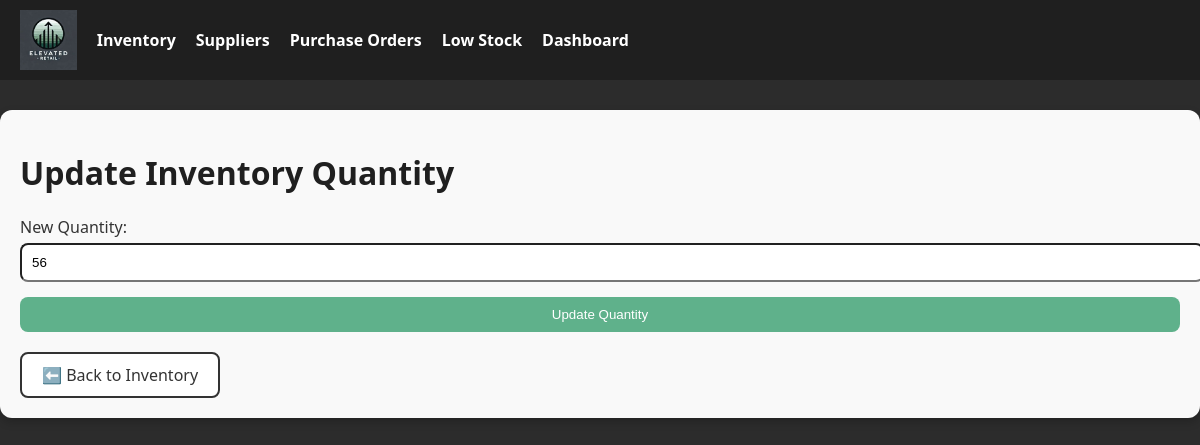
Page /update_inventory/4 on the earlier database version.
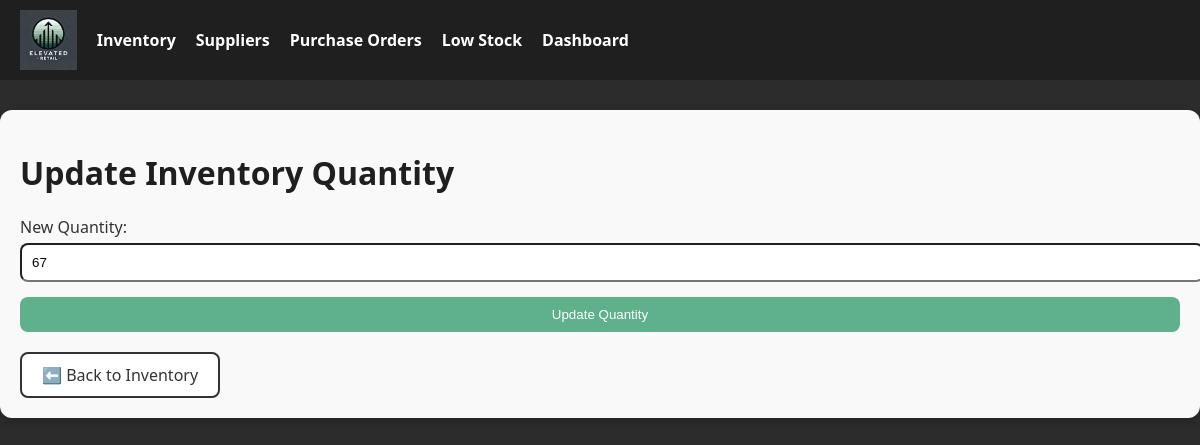
Same page on the later database version.
### models.py (models this page shows)
class Inventory(db.Model):
    __tablename__ = 'Inventory'
    Inventory_ID = db.Column(db.Integer, primary_key=True)
    Product_ID = db.Column(db.Integer, db.ForeignKey('Product.Product_ID'))
    Quantity = db.Column(db.Integer, default=0)
    Unit_Price = db.Column(db.Float)
    Deleted_At = db.Column(db.DateTime)

### routes.py (the view)
@inventory_bp.route('/update_inventory/<int:id>', methods=['GET', 'POST'])
def update_inventory_quantity(id):
    item = Inventory.query.get_or_404(id)
    if request.method == 'POST':
        item.Quantity = request.form['Quantity']
        db.session.commit()
        return redirect(url_for('inventory.login'))
    return render_template('update_item.html', item=item)

### templates/update_item.html
{% extends 'base.html' %}
{% block content %}
<h1>Update Inventory Quantity</h1>
<form method="post">
    <div style="margin-bottom: 15px;">
        <label>New Quantity:</label><br>
        <input type="number" name="Quantity" value="{{ item.Quantity }}" min="0" required style="padding: 10px; width: 100%; border-radius: 8px; margin-top: 5px;">
    </div>
    <button type="submit" class="btn-primary" style="width: 100%;">Update Quantity</button>
</form>
<div style="margin-top: 20px;">
    <a href="{{ url_for('inventory.get_inventory') }}" class="btn-secondary">⬅️ Back to Inventory</a>
</div>
{% endblock %}

Differences in the rows shown:
changed Inventory: Quantity "56" → "67"
